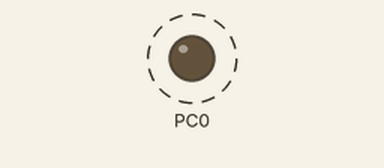
Simulated run of this program. Board: ATmega328P, built with avr-gcc and emulated at 8 MHz. Shown: output pins drawn as LEDs (lit = HIGH). Dashed ring = blinking.

Above: at 0.12 s.
Timing chart, 0 to 3.0 s (numbered marks = the images above):
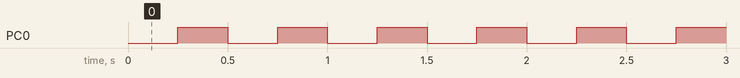

Measured:
- by itself, PC0: alternates HIGH for 0.25 s and LOW for 0.25 s

The program:

main.c
```c
/*
 * DA2T4.c
 *
 * Created: 3/8/2016 5:24:22 PM
 * Author : r
 */

// REQUIREMENTS:	Blink PC0 with 50% DC and 0.5sec period.

#define F_CPU 8000000UL		// 8MHz Frequency for Simulator

#include <avr/io.h>
#include <util/delay.h>

int main(void)
{
	DDRC |= (1 << PC0);		// PC0 is output

	while(1)				// loop forever blinking PC0
	{
		_delay_ms(250);		// 250ms delay
		PORTC |= 0x01;		// set PC1 high
		_delay_ms(250);		// 250ms delay (completes 0.5sec period)
		PORTC = 0;			// set PC0 low
	}

}
```
